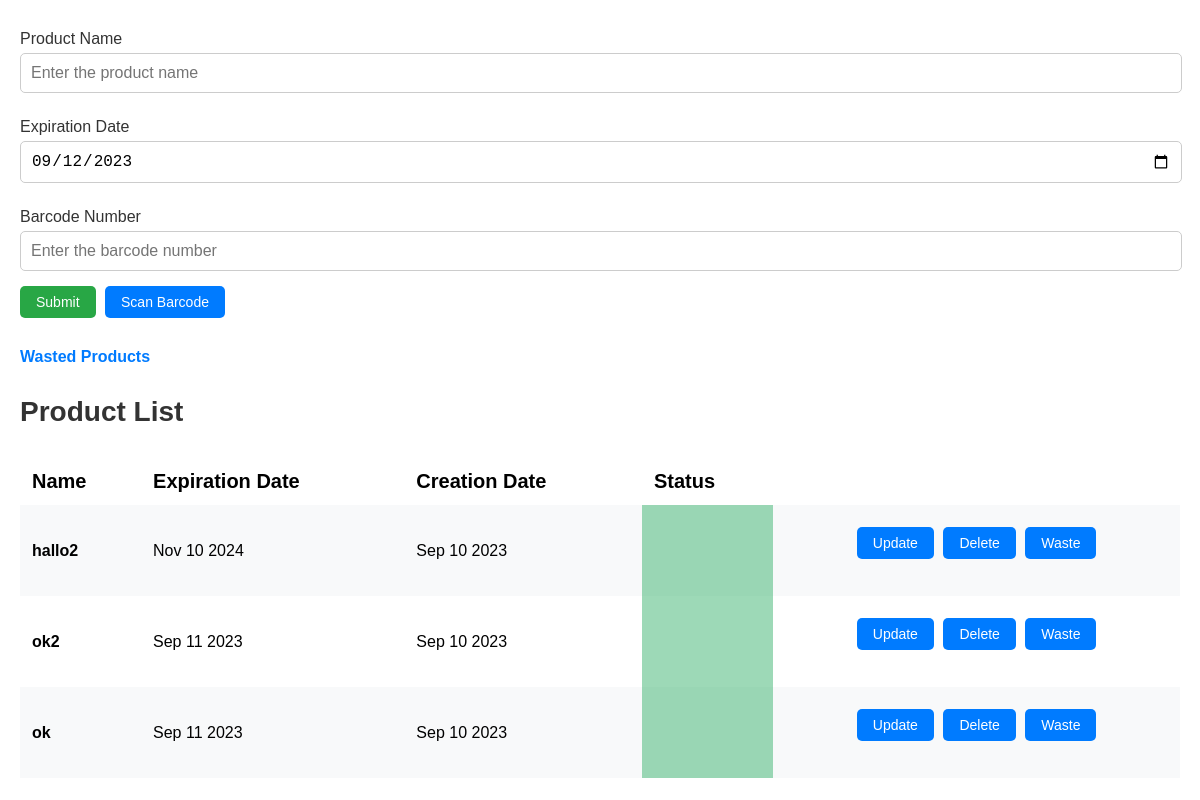
Before: / with the older database file.
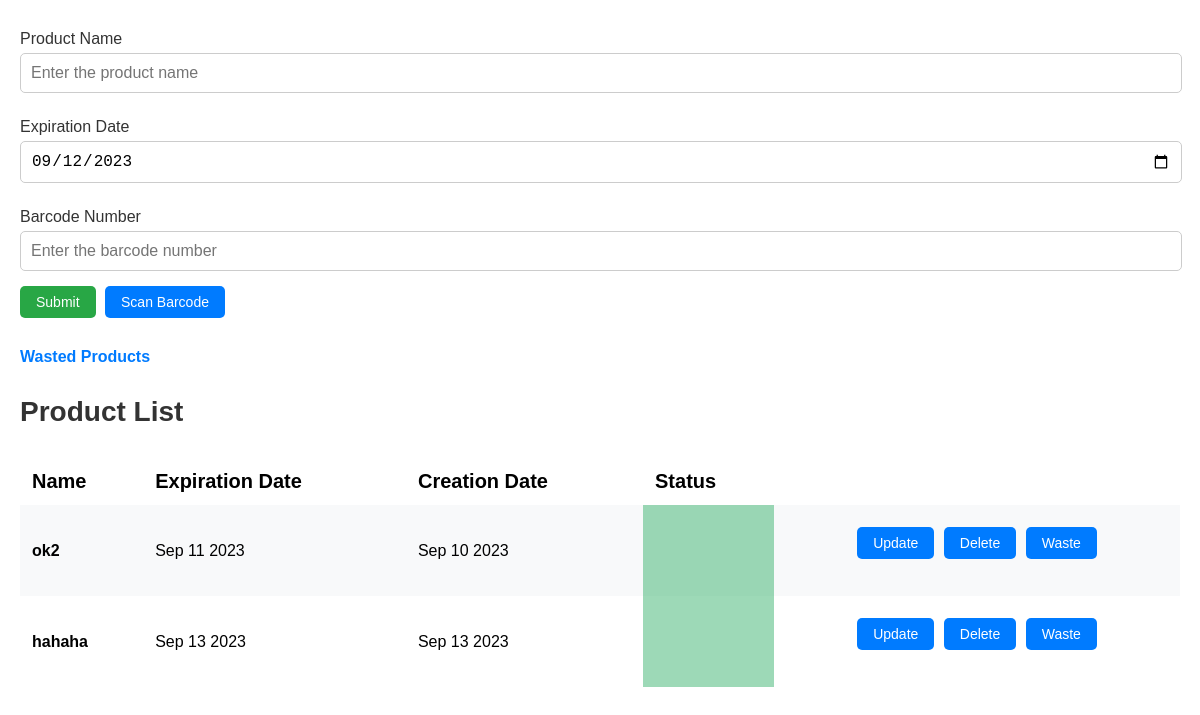
After: the same page with the newer database file.
### app.py (models this page shows, shortened)
class Product(db.Model):
    id = db.Column(db.Integer, primary_key=True)
    product_name = db.Column(db.String(200), nullable=False)
    date_created = db.Column(db.DateTime, default=datetime.utcnow)
    date_wasted = db.Column(db.DateTime, default=datetime.utcnow)
    expiration_date = db.Column(db.Date)
    expiration_status = db.Column(db.Boolean, default=False)
    wasted_status = db.Column(db.Boolean, default=False)
    barcode_id = db.Column(db.Integer, db.ForeignKey('barcode.id'))
    barcode = db.relationship('Barcode', back_populates='products')

### app.py (the view)
@app.route('/', methods=['POST', 'GET'])
def index():
    if request.method == 'POST':
        item_content = request.form['product-name']
        expiration_date_str = request.form['expiration-date']
        item_expiration_datetime_utc = datetime.strptime(
            expiration_date_str, '%Y-%m-%d').replace(tzinfo=pytz.utc)
        item_expiration_datetime_pt = item_expiration_datetime_utc
        item_expiration_date = item_expiration_datetime_pt.date()
        barcode_number = request.form['barcode-number']
        barcode = Barcode.query.filter_by(barcode_value=barcode_number).first()
        current_date = datetime.now(pt_timezone).date()
        if item_expiration_date <= current_date:
            return redirect(url_for('expired_date_input'))
        if barcode is None:
            new_barcode = Barcode(
                barcode_value=barcode_number, barcode_item_name=item_content)
            db.session.add(new_barcode)
            db.session.commit()
            barcode = Barcode.query.filter_by(
                barcode_value=barcode_number).first()
        new_product = Product(product_name=item_content,
                              expiration_date=item_expiration_date, barcode_id=barcode.id)
        db.session.add(new_product)
        db.session.commit()
        products = Product.query.filter_by(
            wasted_status=False).order_by(Product.date_created).all()
        current_date = datetime.now(pt_timezone)
        return render_template("index.html", products=products, current_date=current_date.strftime('%Y-%m-%d'))
    else:
        products = Product.query.filter_by(
            wasted_status=False).order_by(Product.date_created).all()
        current_date = datetime.now(pt_timezone)
        return render_template("index.html", products=products, current_date=current_date.strftime('%Y-%m-%d'))

### templates/index.html (shortened to what this page needs)
{% extends 'base.html' %}
{% block body %}
<div class="content">
    <form class="product-form" action="/" method="POST" id="product-form">
        <label for="input-product-name">Product Name</label>
        <input type="text" name="product-name" id="input-product-name" placeholder="Enter the product name" required>
        <label for="input-expiration-date">Expiration Date</label>
        <input type="date" name="expiration-date" id="input-expiration-date" value="{{ current_date }}" required>
        <label for="input-barcode-number">Barcode Number</label>
        <input type="text" name="barcode-number" id="input-barcode-number" placeholder="Enter the barcode number">
        <button type="submit" id="submit-button">Submit</button>
        <div class="scan-barcode-container">
            <button type="button" id="scan-barcode">Scan Barcode</button>
        </div>
    </form>
    <a class="wasted-products-link" href="/wasted_product_list">Wasted Products</a>
    <h1 class="headline">Product List</h1>
    {% if products|length < 1 %} <h4 class="no-products-msg">There are no products. Create one below!</h4>
        {% else %}
        <table class="desktop">
            <tr>
                <td class="attribute-label">Name</th>
                <td class="attribute-label">Expiration Date</th>
                <td class="attribute-label">Creation Date</th>
                <td class="attribute-label">Status</th>
            </tr>
            {% for product in products %}
            <tr data-product-id="{{ product.id }}">
                <td class="product product-name" contenteditable="true">{{ product.product_name }}</td>
                <td class="product expiration-date" contenteditable="true">{{ product.expiration_date.strftime('%b %d %Y') }}</td>
                <td class="product creation-date">{{ product.date_created.strftime('%b %d %Y') }}</td>
                <td class="product expiration-status" data-product-id="{{ product.id }}"></td>
                <td class="button-container">
                    <button class="update-button" data-product-id="{{ product.id }}">Update</button>
                    <button class="delete-button" data-product-id="{{ product.id }}">Delete</button>
                    <button class="waste-button" data-product-id="{{ product.id }}">Waste</button>
                </td>
            </tr>
            {% endfor %}
        </table>
        {% endif %}
</div>
{% endblock %}

Changed rows visible on the page:
removed Product: product_name "hallo2", expiration_date "Nov 10 2024", date_created "Sep 10 2023"
removed Product: product_name "ok", expiration_date "Sep 11 2023", date_created "Sep 10 2023"
added Product: product_name "hahaha", expiration_date "Sep 13 2023", date_created "Sep 13 2023"
